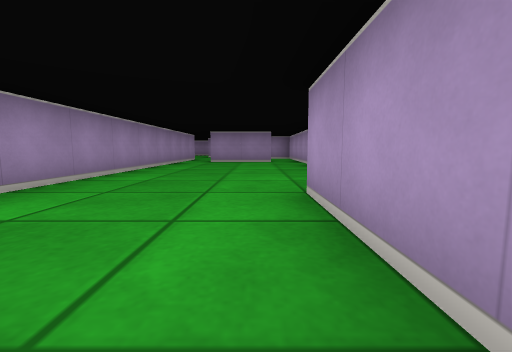
view 1 (above)

24 first-person views from a walk through a cub3D level. The camera is about half as high as the walls, tilts 6° down and sees 90° across. The floor is counted in squares. Each view is taken from the middle of a square. On the plan, view 1 faces up. The plan holds only what a view shows up to about 9 squares ahead; the rest is blank.

view 2
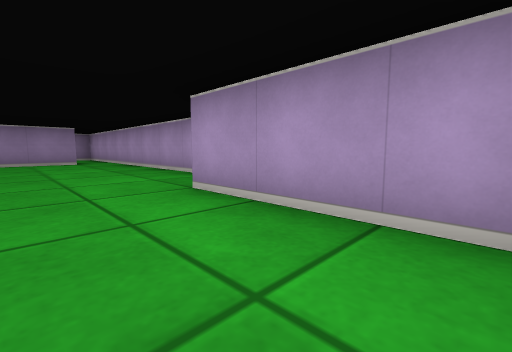

view 3
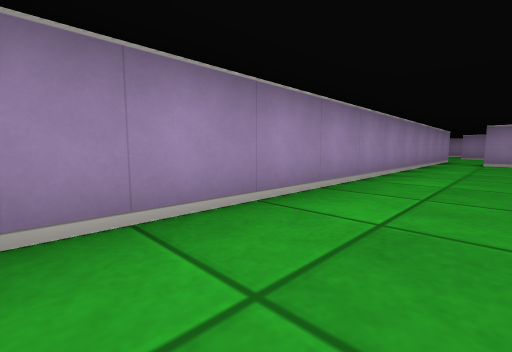

view 4
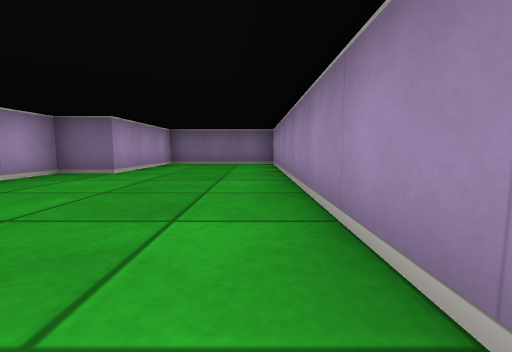

view 5
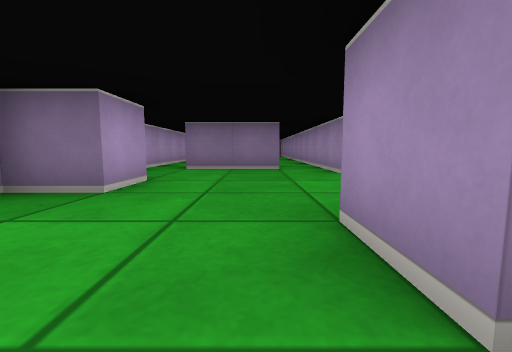

view 6
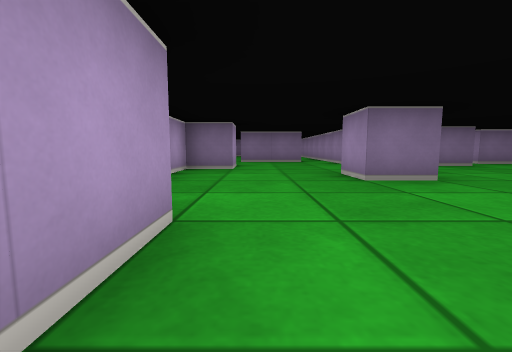

view 7
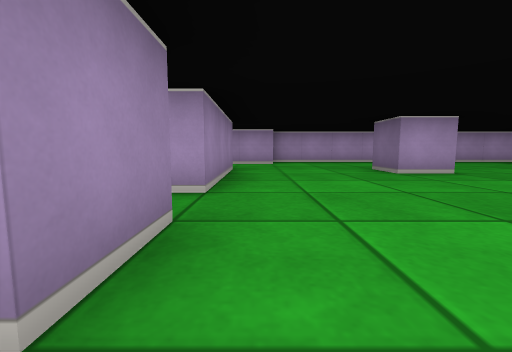

view 8
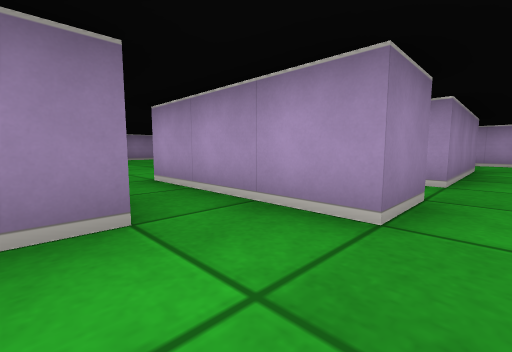

view 9
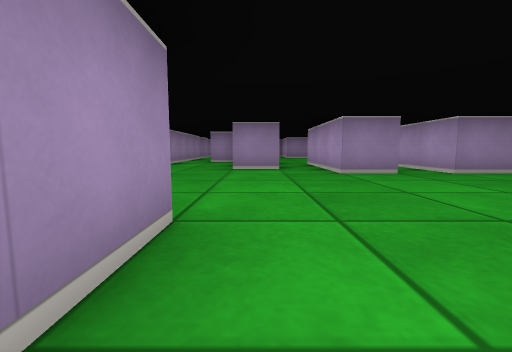

view 10
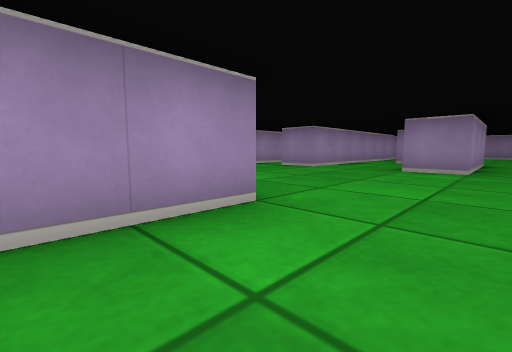

view 11
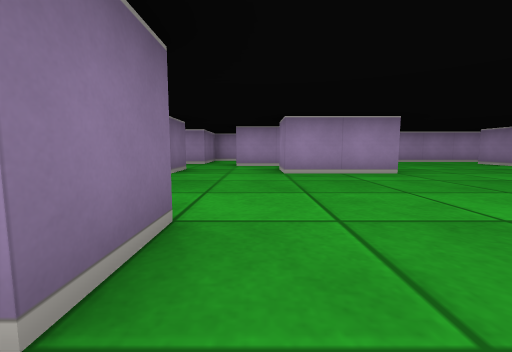

view 12
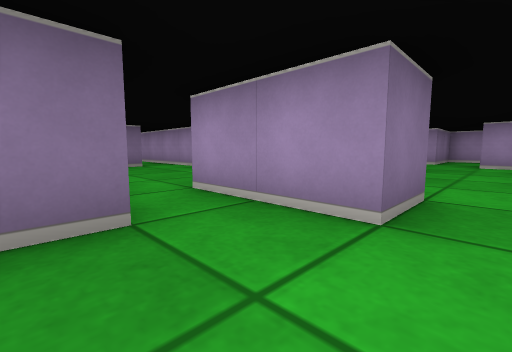

view 13
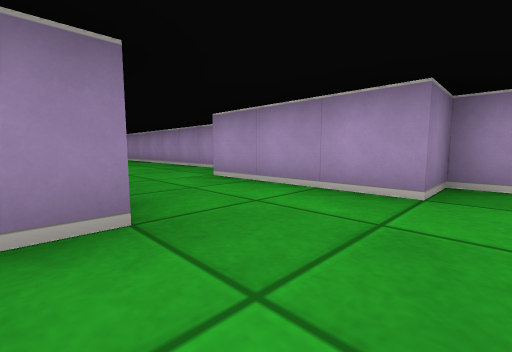

view 14
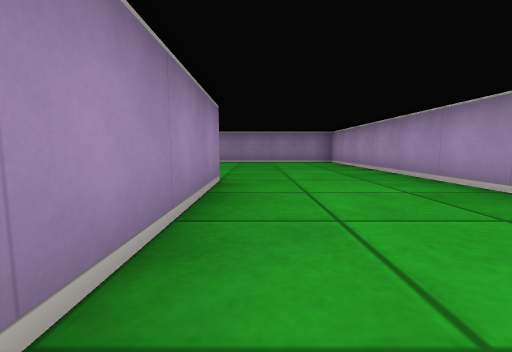

view 15
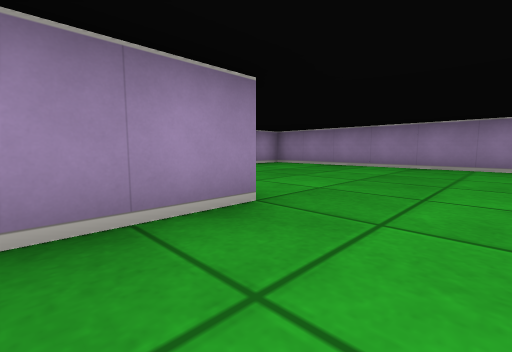

view 16
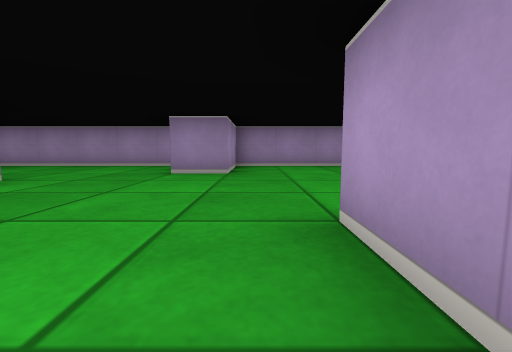

view 17
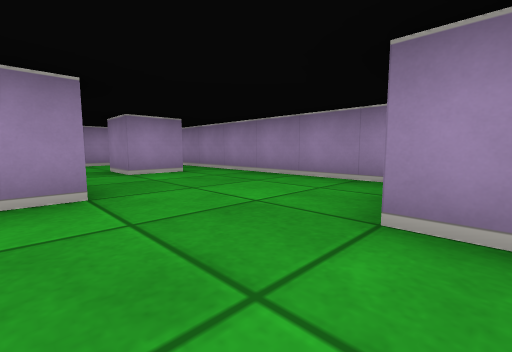

view 18
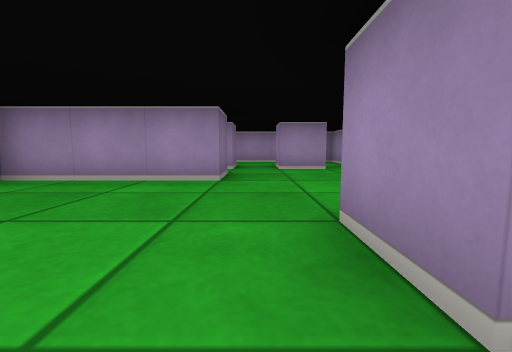

view 19
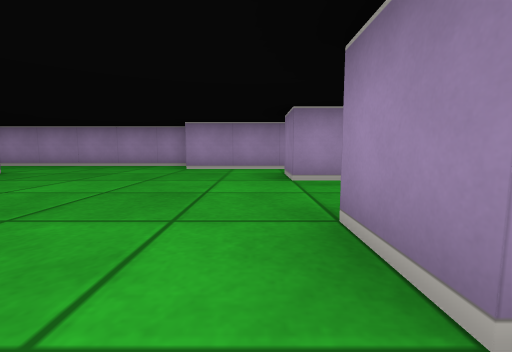

view 20
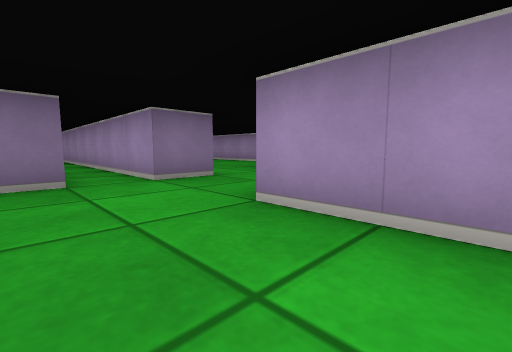

view 21
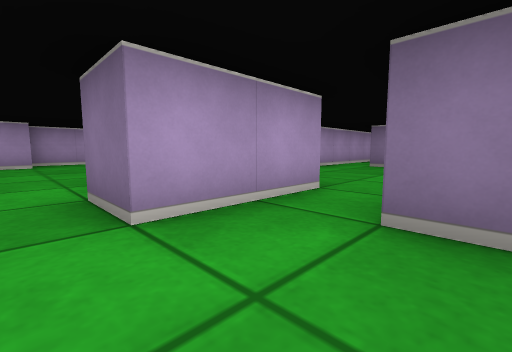

view 22
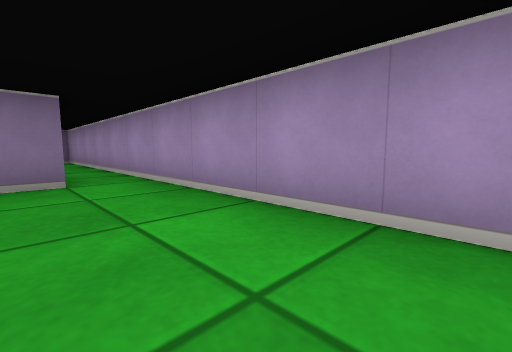

view 23
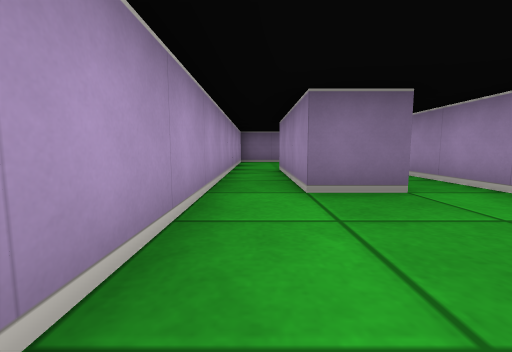

view 24
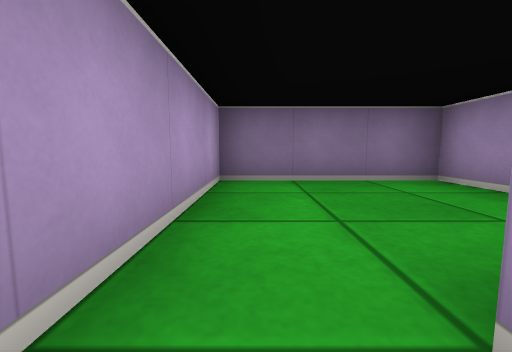

### Floor plan
Points are (right, up) in squares from view 1. A wall is a line through its corners. A room is listed if a view was taken in it or the views show most of it. See-through windows are left out.
Room 1 (views 1, 2, 3, 4)
walls: (0.6, 8.5) (-1.5, 8.5); (-2.5, 9.5) (-2.5, -0.5) (0.5, -0.5) (0.5, 2.5) (1.5, 2.5) (1.5, 9.5)
ways out: opening at (-2, 9) to room 2; opening at (1, 9) to room 2
Room 2 (views 5, 7, 8, 9, 10, 11, 12, 13, 19, 20, 21)
walls: (-8.5, 14.6) (-8.5, 12.5) (-9.4, 12.5); (-7.6, 10.5) (-6.5, 10.5) (-6.5, 9.5); (-3.6, 10.5) (-2.9, 10.5); (-2.5, 13.4) (-2.5, 14.5) (-1.5, 14.5) (-1.5, 13.5); (-5.5, 9.4) (-5.5, 11.5) (-4.5, 11.5) (-4.5, 9.5); (-2.5, 10.5) (-2.5, 9.5); (-9.6, 10.5) (-8.5, 10.5) (-8.5, 3.5); (-5.4, 17.5) (-6.5, 17.5) (-6.5, 18.5); (-1.6, 9.5) (0.5, 9.5); (-7.5, 18.5) (-8.5, 18.5); (-1.4, 17.5) (-4.5, 17.5); (0.5, 11.4) (0.5, 12.5) (1.5, 12.5) (1.5, 16.5) (0.5, 16.5); (-13.5, 16.2) (-13.5, 11.5); (1.5, 9.5) (1.5, 11.5); (-12.5, 18.4) (-12.5, 16.5); (-10.5, 20.4) (-10.5, 18.5) (-11.5, 18.5); (-8.8, 21.5) (-9.5, 21.5)
ways out: opening at (-2, 9) to room 1; opening at (1, 9) to room 1; opening at (-11, 20) to room 3; opening at (-7, 19.5) to room 3; opening at (-5, 18) to room 3; opening at (-0.5, 17.5) to room 3; opening at (-6, 10) to room 4; opening at (-4, 10) to room 4; opening at (-12.5, 12.5) to room 6; opening at (-9, 11.5) to room 6
Room 3 (views 6, 14, 15, 16, 17, 18)
walls: (-4.5, 21.4) (-4.5, 22.5); (-7.5, 21.5) (-7.5, 18.5); (-1.5, 22.5) (-1.5, 19.4); (-7.1, 27.5) (-13.5, 27.5) (-13.5, 24.2); (-9.5, 24.5) (-8.5, 24.5) (-8.5, 21.5); (-6.5, 18.5) (-6.5, 20.5); (-10.5, 22.4) (-10.5, 20.4); (-10.5, 26.6) (-10.5, 25.5) (-11.5, 25.5); (-11.5, 24.5) (-10.5, 24.5); (-4.5, 17.5) (-4.5, 19.4); (1.5, 20.9) (1.5, 27.5) (-5.5, 27.5) (-5.5, 25.5) (-6.5, 25.5); (-12.5, 19.8) (-12.5, 18.4); (0.5, 16.5) (0.5, 19.5)
ways out: opening at (-11, 20) to room 2; opening at (-7, 19.5) to room 2; opening at (-5, 18) to room 2; opening at (-0.5, 17.5) to room 2
Room 4 (views 22, 23, 24)
walls: (-5.6, 5.5) (-4.5, 5.5) (-4.5, 2.5); (-6.5, 9.5) (-6.5, 2.5); (-3.5, 2.4) (-3.5, 7.6)
ways out: opening at (-6, 10) to room 2; opening at (-4, 10) to room 2; opening at (-5, 3) to room 5
Room 5 (no view inside)
walls: (-6.5, 2.5) (-6.5, -0.5) (-3.5, -0.5) (-3.5, 2.4)
ways out: opening at (-5, 3) to room 4
Room 6 (no view inside)
walls: (-10.5, 12.6) (-10.5, 11.5); (-13.5, 11.5) (-13.5, 10.5) (-11.5, 10.5) (-11.5, 9.9)
ways out: opening at (-12.5, 12.5) to room 2; opening at (-9, 11.5) to room 2; opening at (-10.5, 10)

Positions as (right, up) in squares from view 1, and headings:
1: (0, 0), facing up
2: (-1, 0), facing up-right
3: (-1, 0), facing up-left
4: (-2, 7), facing down
5: (-1, 15), facing down
6: (0, 18), facing down
7: (-7, 17), facing right
8: (-8, 17), facing up-right
9: (-8, 13), facing up
10: (-7, 13), facing up-left
11: (-4, 12), facing left
12: (-3, 12), facing down-left
13: (-2, 16), facing up-right
14: (-1, 19), facing up
15: (0, 21), facing up-left
16: (-5, 21), facing up
17: (-6, 24), facing up-left
18: (-5, 25), facing left
19: (-7, 18), facing left
20: (-7, 14), facing down-left
21: (-7, 12), facing down-right
22: (-5, 9), facing down-left
23: (-4, 8), facing down
24: (-4, 3), facing down
